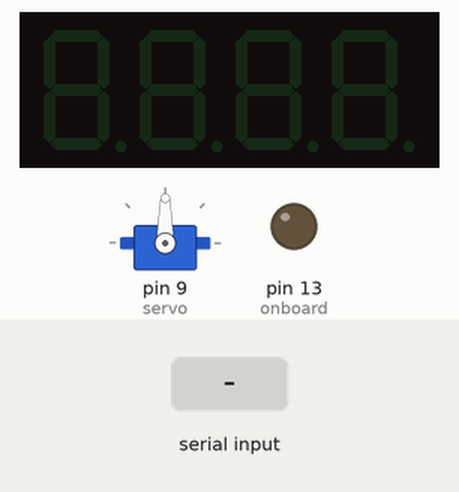
This sketch was run on a simulated Arduino Uno, built with avr-gcc and run on an emulated ATmega328P. On the bench: servo, 4-digit seven-segment display, output pins drawn as LEDs (lit = HIGH). The inputs (shaded band) are chosen by the test bench.

Above: at 1.2 s.
1.3 s: "90,45,200\n" received over Serial
At 2.2 s:
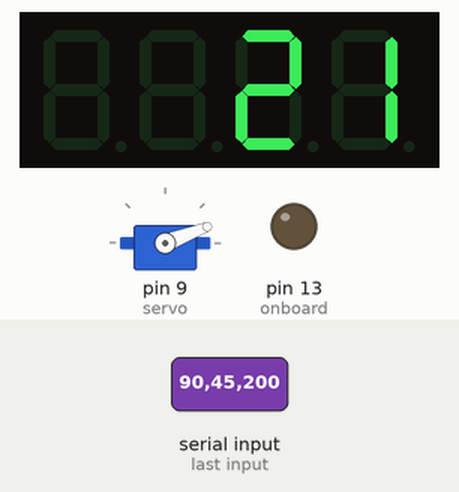
2.8 s: "30,150,10\n" received over Serial
At 3.3 s:
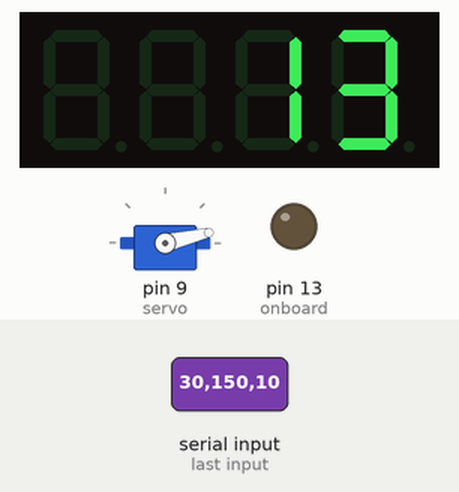
4.3 s: "90,45\n" received over Serial
At 5.5 s:
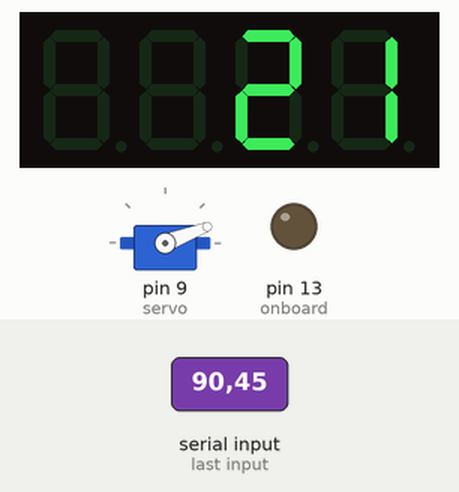
5.8 s: "30,150\n" received over Serial
At 6.7 s:
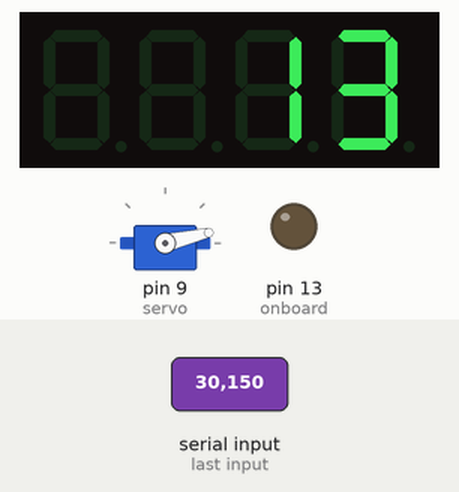
Timing chart, 0 to 8.3 s (numbered marks = the images above; inputs shaded):
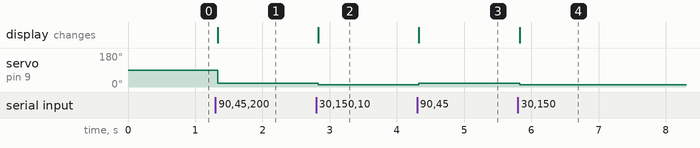

The sketch:

arduino-sketch.ino
```cpp
#include <Servo.h>
#include <TM1637Display.h>

int DIO = 6;
int CLK = 7;
Servo servo;

int angle;
int state;
String serial_inp;
int prevAngle = 0;

int onboard = 13;

TM1637Display display = TM1637Display(CLK, DIO);

const uint8_t allON[] = {0xff, 0xff, 0xff, 0xff};
const uint8_t allOFF[] = {0x00, 0x00, 0x00, 0x00};

int brightness = 1;

int angle1;
int angle2;
String _;

void pushCoords(String inputString)
{
    _ = inputString.substring(0, 3);
    angle1 = _.toInt();
    _ = inputString.substring(4, 7);
    angle2 = _.toInt();
}

void setup()
{
    pinMode(onboard, OUTPUT);
    servo.attach(9);
    Serial.begin(9600);
}

void loop()
{
    display.setBrightness(5);
    // display.setSegments(allON);
    if(Serial.available())
    {
        serial_inp = Serial.readStringUntil('\n');
        state = serial_inp.toInt();
        angle = map(state, 0, 1280, 10, 170);

        if (angle != prevAngle)
        {
            // display.clear();
            display.showNumberDec(angle);
            servo.write(angle);
            prevAngle = angle;
            delay(20);
        }
    }
}
```

Measured:
- after the input at 1.3 s, servo on pin 9 (servo): 90° → 21° at once; the display: changes at once (image 1)
- after the input at 2.8 s, servo on pin 9 (servo): 21° → 13° at once; the display: changes at once (image 2)
- after the input at 4.3 s, servo on pin 9 (servo): 13° → 21° at once; the display: changes at once (image 3)
- after the input at 5.8 s, servo on pin 9 (servo): 21° → 13° at once; the display: changes at once (image 4)
